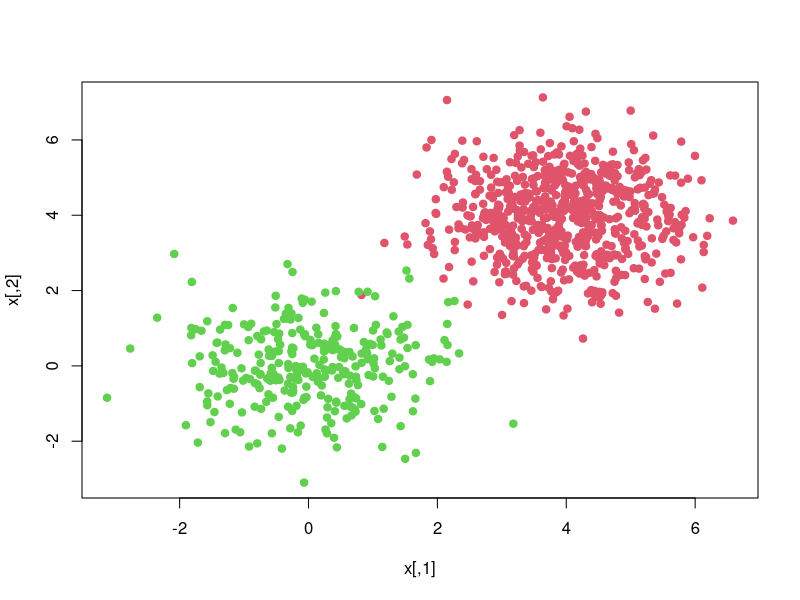
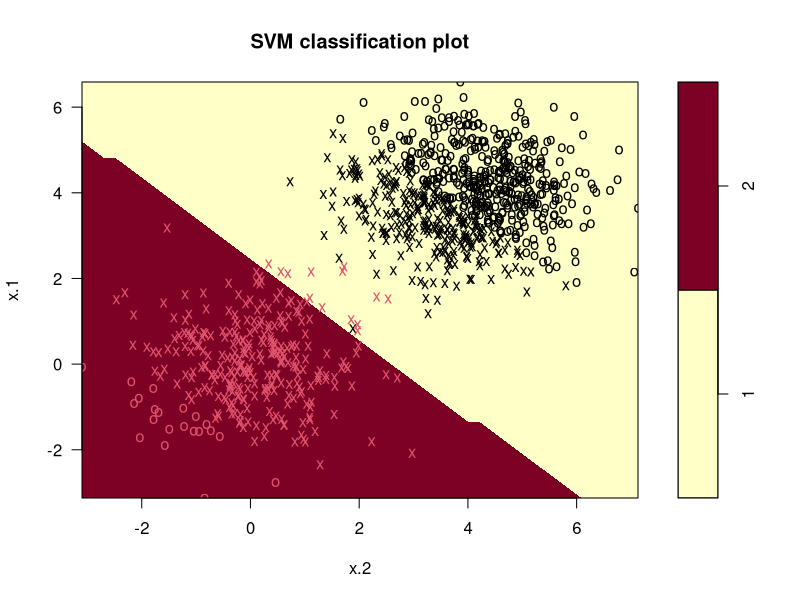
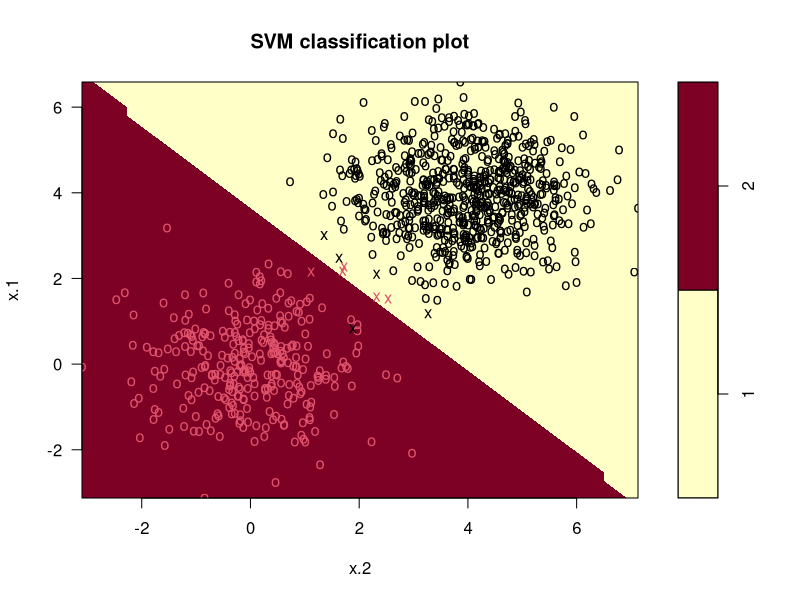
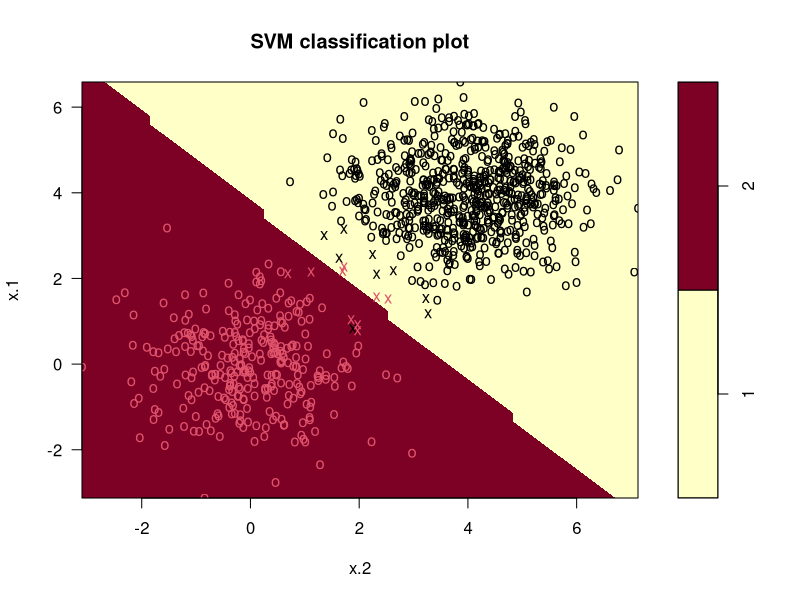
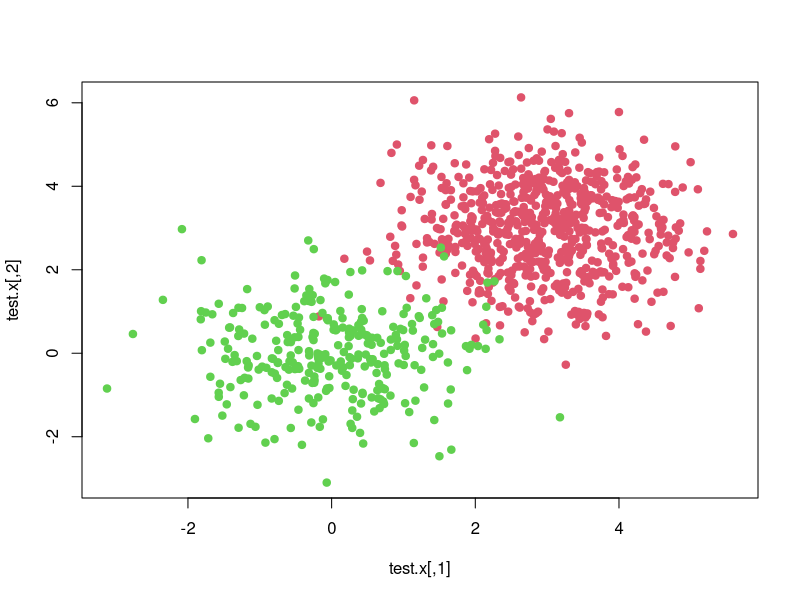

Source code (R) for these figures, in order:
## ---- chunk 1
library(e1071)
set.seed(101)
x=matrix(rnorm(1000*2), ncol=2)
x[1:700,]=x[1:700,]+4
y=c(rep(1,700), rep(2,300))
dat=data.frame(x=x,y=as.factor(y))
plot(x, col=y+1, pch=19)
## ---- chunk 2
svm.1=svm(y~., data=dat, kernel="linear", cost=0.001)
svm.1
plot(svm.1,dat)
pred.1=predict(svm.1, dat)
table(pred.1, dat$y)
svm.2=svm(y~., data=dat, kernel="linear", cost=100)
svm.2
plot(svm.2,dat)
pred.2=predict(svm.2, dat)
table(pred.2, dat$y)
# cost higher prediction more accurate on training dataset
## ---- chunk 3
tune.out=tune(svm, y~., data=dat, kernel="linear", ranges=list(cost=seq(0.01:100)))
tune.out$best.model
plot(tune.out$best.model, dat)
pred.tune=predict(tune.out$best.model, dat)
table(pred.tune, dat$y)
## ---- chunk 4
set.seed(101)
test.x=matrix(rnorm(1000*2), ncol=2)
test.x[1:700,]=test.x[1:700,]+3
test.y=c(rep(1,700), rep(2,300))
test.dat=data.frame(x=test.x,y=as.factor(test.y))
plot(test.x, col=test.y+1, pch=19)
## ---- chunk 5
test.1=predict(svm.1, test.dat)
table(test.1, test.dat$y)
test.2=predict(svm.2, test.dat)
table(test.2, test.dat$y)
test.cv=predict(tune.out$best.model, test.dat)
table(test.cv, test.dat$y)
# cost lower, the margin wider, more accurate on test datset
